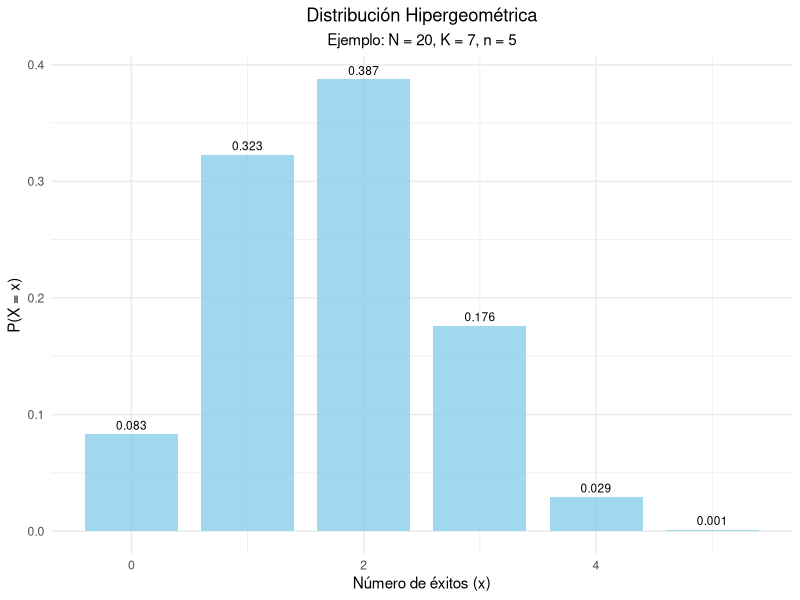
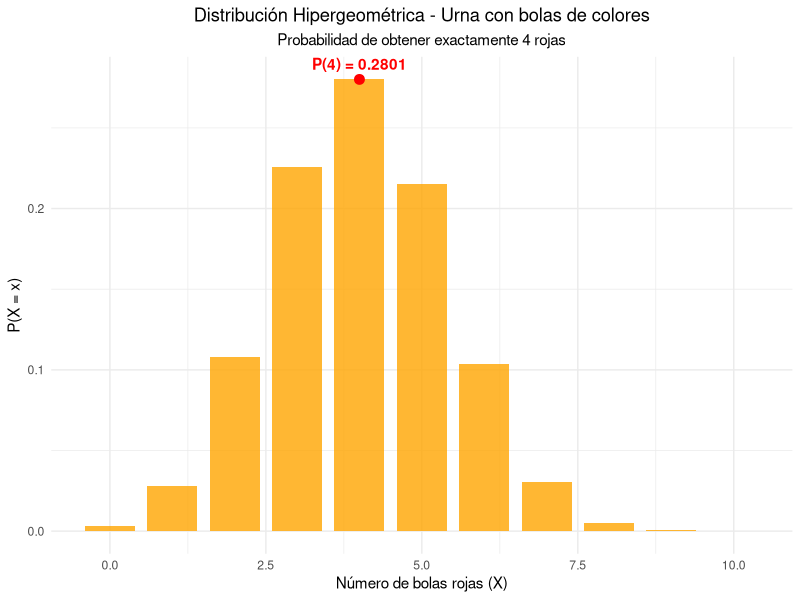

Write the R code that produced these figures, in order.
## ---- chunk 1
#| label: setup
#| include: false

library(tidyverse)
library(kableExtra)
library(gridExtra)
## ---- chunk 2
N <- 20
K <- 7
n <- 5
x <- 0:n

# Probabilidades
fx <- dhyper(x, K, N - K, n)

# Tabla de resultados (nombre de columna limpio)
tabla_hipergeo <- data.frame(
  x = x,
  Probabilidad = round(fx, 6)
)

kable(tabla_hipergeo, caption = "Distribución Hipergeométrica - Ejemplo (Rincón, 2014)") %>%
  kable_styling(bootstrap_options = "striped", full_width = F)

# Gráfico
ggplot(tabla_hipergeo, aes(x = x, y = Probabilidad)) +
  geom_col(fill = "skyblue", alpha = 0.8, width = 0.8) +
  geom_text(aes(label = round(Probabilidad, 3)), vjust = -0.5, size = 3) +
  labs(
    title = "Distribución Hipergeométrica",
    subtitle = "Ejemplo: N = 20, K = 7, n = 5",
    x = "Número de éxitos (x)",
    y = "P(X = x)"
  ) +
  theme_minimal() +
  theme(plot.title = element_text(hjust = 0.5),
        plot.subtitle = element_text(hjust = 0.5))

## ---- chunk 3
N <- 50
K <- 20
n <- 10
x <- 0:n

# Distribución de X
fx <- dhyper(x, K, N - K, n)
prob_4_rojas <- dhyper(4, K, N - K, n)

cat("P(X = 4) =", round(prob_4_rojas, 5), "\n")

tabla_urna <- data.frame(
  x = x,
  Probabilidad = round(fx, 6)
)

kable(tabla_urna, caption = "Distribución Hipergeométrica - Urna con bolas rojas y azules") %>%
  kable_styling(bootstrap_options = "striped", full_width = F)

# Gráfico
ggplot(tabla_urna, aes(x = x, y = Probabilidad)) +
  geom_col(fill = "orange", alpha = 0.8, width = 0.8) +
  geom_point(data = tabla_urna[tabla_urna$x == 4, ], aes(x = x, y = Probabilidad),
             color = "red", size = 3) +
  geom_text(data = tabla_urna[tabla_urna$x == 4, ], 
            aes(label = paste("P(4) =", round(Probabilidad, 4))), 
            vjust = -0.8, color = "red", fontface = "bold") +
  labs(title = "Distribución Hipergeométrica - Urna con bolas de colores",
       subtitle = "Probabilidad de obtener exactamente 4 rojas",
       x = "Número de bolas rojas (X)",
       y = "P(X = x)") +
  theme_minimal() +
  theme(plot.title = element_text(hjust = 0.5),
        plot.subtitle = element_text(hjust = 0.5))
